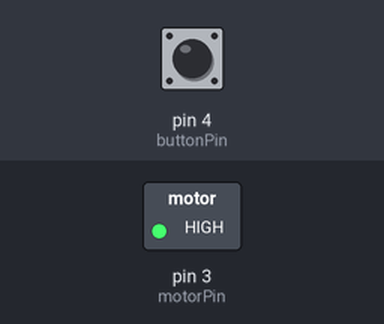
Bench run of a sketch on a simulated Arduino Uno, built with avr-gcc and run on an emulated ATmega328P. On the bench: switched loads named in the sketch (green lamp = pin HIGH). Dashed ring = blinking. The test bench sets the inputs (shaded band); at power-on: pin 4 (buttonPin) HIGH. What the sketch prints to the serial monitor is not drawn.

Above: at 0.5 s.
Timing chart, 0 to 4.6 s (numbered marks = the images above):
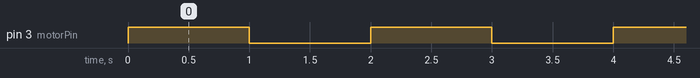

The sketch:

arduino_vibration_detection.ino
```cpp
const int motorPin = 3;
const int buttonPin = 4;

void setup() {
  Serial.begin(9600);
  pinMode(motorPin, OUTPUT);
  pinMode(buttonPin, INPUT_PULLUP);

}

void loop() {
  byte buttonState = digitalRead(buttonPin);
  Serial.println(buttonState);

  digitalWrite(motorPin, HIGH);
  delay(1000);
  digitalWrite(motorPin, LOW);
  delay(1000);

}
```

Measured:
- by itself, pin 3 (motorPin): alternates HIGH for 1.0 s and LOW for 1.0 s
